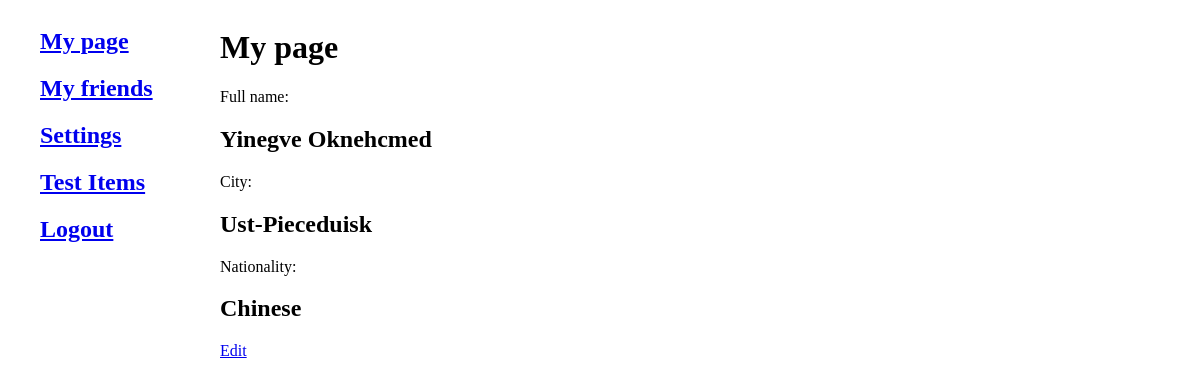
The app's page /mypage/ (signed in), older data.
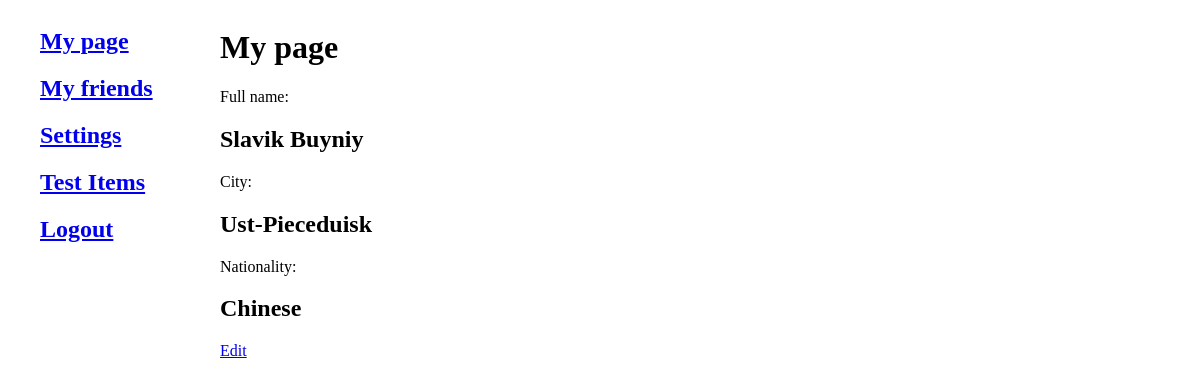
The same page, newer data.
### socialnet/models.py (models this page shows)
class UserInfo(models.Model):
    first_name = models.CharField(max_length=255)
    last_name = models.CharField(max_length=255)
    city = models.CharField(max_length=255)
    custom_url = models.CharField(max_length=255)
    nationality = models.CharField(max_length=255)
    photo = models.ImageField(upload_to="photos/%Y/%m/%d/")
    is_private = models.BooleanField(default=True)
    create_time = models.DateTimeField(auto_now_add=True)
    date_of_birth = models.DateTimeField(auto_now_add=True)

### socialnet/views.py (the view)
# urls.py: path('mypage/', user_page, name='user_page'),
@login_required(login_url='login_user')
def user_page(request):
    app_elements = UserInfo.objects.all()[:1]
    return render(request, 'socialnet/user_page.html', {'app_elements': app_elements, 'menu': menu,
                                                        'title': 'My page'})

### socialnet/templates/socialnet/user_page.html
{% extends 'socialnet/base.html' %}
{% block content %}
<h1>{{ title }}</h1>
{% for a in app_elements %}
<p>Full name:</p> <h2>{{ a.first_name }} {{ a.last_name }}</h2>
<p>City:</p> <h2>{{ a.city }}</h2>
<p>Nationality:</p> <h2>{{ a.nationality }}</h2>
<a href="{% url 'edit_user_page' %}">Edit</a>
{% endfor %}
{% endblock %}

### socialnet/templates/socialnet/base.html (shortened to what this page needs)
{% load static %}
<head>
</head>
<body>
<div class="sidenav">
    {% for m in menu %}
    <ul><a href="{% url m.url_name %}"><h2>{{m.title}}</h2></a></ul>
    {% endfor %}
</div>
<div id="content" name="content" class="main">
    {% block content %}
    {% endblock %}
</div>
</body>
</html>

### socialnet/templates/socialnet/base.html (style rules this page uses)
.main { margin-left:160px; padding:0px 10px; height:100%; position: fixed; left:0; padding-left:60px; }
.sidenav { height:100%; width:160px; position: fixed; left:0; }

Row changes from the older to the newer data that the page shows:
changed UserInfo "Ust-Pieceduisk": first_name "Yinegve" → "Slavik"; last_name "Oknehcmed" → "Buyniy"
